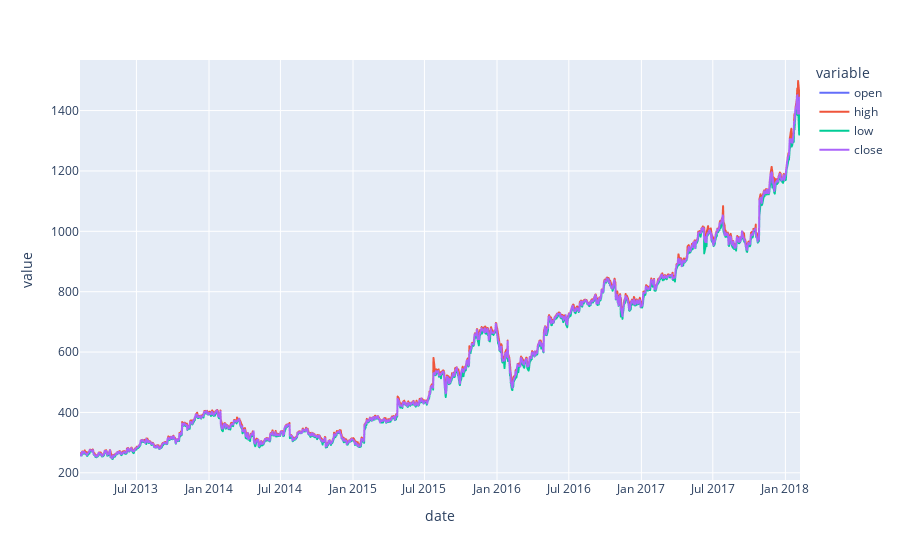

The code cell stored with this chart in its notebook:
### Code cell
fig=px.line(amzn_df, x="date", y=['open', 'high','low','close'])
fig.show()

### Figure 1 — Plotly figure (JSON) as saved in the notebook; plotly's stock layout.template omitted (floating-point values rounded to 4 significant figures; data arrays with more than 128 entries replaced by an {"elided": "..."} marker saying what was removed)
{"data": [{"hovertemplate": "variable=open<br>date=%{x}<br>value=%{y}<extra></extra>", "legendgroup": "open", "line": {"color": "#636efa", "dash": "solid"}, "marker": {"symbol": "circle"}, "mode": "lines", "name": "open", "showlegend": true, "type": "scattergl", "x": {"elided": "1259 str values"}, "xaxis": "x", "y": {"elided": "1259 float values"}, "yaxis": "y"}, {"hovertemplate": "variable=high<br>date=%{x}<br>value=%{y}<extra></extra>", "legendgroup": "high", "line": {"color": "#EF553B", "dash": "solid"}, "marker": {"symbol": "circle"}, "mode": "lines", "name": "high", "showlegend": true, "type": "scattergl", "x": {"elided": "1259 str values"}, "xaxis": "x", "y": {"elided": "1259 float values"}, "yaxis": "y"}, {"hovertemplate": "variable=low<br>date=%{x}<br>value=%{y}<extra></extra>", "legendgroup": "low", "line": {"color": "#00cc96", "dash": "solid"}, "marker": {"symbol": "circle"}, "mode": "lines", "name": "low", "showlegend": true, "type": "scattergl", "x": {"elided": "1259 str values"}, "xaxis": "x", "y": {"elided": "1259 float values"}, "yaxis": "y"}, {"hovertemplate": "variable=close<br>date=%{x}<br>value=%{y}<extra></extra>", "legendgroup": "close", "line": {"color": "#ab63fa", "dash": "solid"}, "marker": {"symbol": "circle"}, "mode": "lines", "name": "close", "showlegend": true, "type": "scattergl", "x": {"elided": "1259 str values"}, "xaxis": "x", "y": {"elided": "1259 float values"}, "yaxis": "y"}], "layout": {"legend": {"title": {"text": "variable"}, "tracegroupgap": 0}, "margin": {"t": 60}, "xaxis": {"anchor": "y", "domain": [0, 1], "title": {"text": "date"}}, "yaxis": {"anchor": "x", "domain": [0, 1], "title": {"text": "value"}}}}
